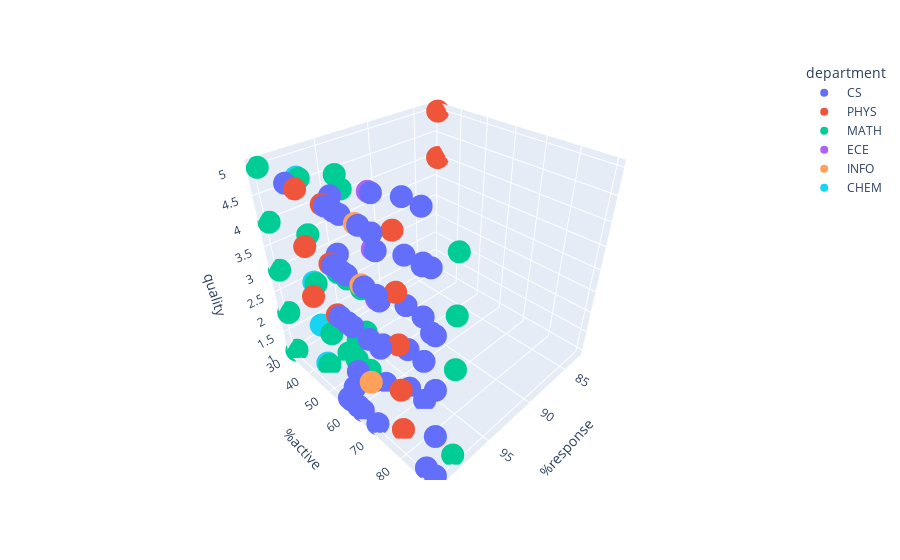

This figure's notebook cell:
### Code cell
#3d scatter plot against enrolled, %active and quality
fig = px.scatter()
fig = px.scatter_3d(all_data, x = '%response', y = '%active', z = 'quality', color = 'department')
fig.show()

### Figure 1 — Plotly figure (JSON) as saved in the notebook; plotly's stock layout.template omitted (floating-point values rounded to 4 significant figures; data arrays with more than 128 entries replaced by an {"elided": "..."} marker saying what was removed)
{"data": [{"hovertemplate": "department= CS<br>%response=%{x}<br>%active=%{y}<br>quality=%{z}<extra></extra>", "legendgroup": " CS", "marker": {"color": "#636efa", "symbol": "circle"}, "mode": "markers", "name": " CS", "scene": "scene", "showlegend": true, "type": "scatter3d", "x": {"elided": "254 int values"}, "y": {"elided": "254 int values"}, "z": {"elided": "254 int values"}}, {"hovertemplate": "department= PHYS<br>%response=%{x}<br>%active=%{y}<br>quality=%{z}<extra></extra>", "legendgroup": " PHYS", "marker": {"color": "#EF553B", "symbol": "circle"}, "mode": "markers", "name": " PHYS", "scene": "scene", "showlegend": true, "type": "scatter3d", "x": [100, 100, 100, 100, 100, 100, 100, 100, 99, 99, 99, 99, 99, 99, 99, 99, 99, 83, 83, 83, 83, 83, 83], "y": [47, 57, 47, 57, 47, 57, 47, 57, 75, 75, 75, 75, 75, 75, 75, 75, 75, 32, 32, 32, 32, 32, 32], "z": [3, 3, 4, 4, 4, 4, 5, 5, 2, 2, 1, 1, 1, 5, 3, 1, 4, 5, 5, 5, 5, 5, 4]}, {"hovertemplate": "department= MATH<br>%response=%{x}<br>%active=%{y}<br>quality=%{z}<extra></extra>", "legendgroup": " MATH", "marker": {"color": "#00cc96", "symbol": "circle"}, "mode": "markers", "name": " MATH", "scene": "scene", "showlegend": true, "type": "scatter3d", "x": [99, 98, 99, 98, 99, 98, 99, 98, 99, 98, 99, 98, 99, 98, 100, 100, 100, 100, 100, 100, 100, 100, 100, 97, 97, 97, 97, 98, 98, 98, 98, 98, 98, 98, 98, 98, 98, 97, 97, 97, 97, 97, 97, 99], "y": [43, 89, 43, 89, 43, 89, 43, 89, 43, 89, 43, 89, 43, 89, 31, 31, 31, 31, 31, 31, 31, 31, 31, 47, 47, 47, 47, 54, 54, 54, 54, 54, 54, 54, 54, 54, 54, 53, 53, 53, 53, 43, 43, 47], "z": [5, 5, 5, 5, 4, 4, 1, 1, 5, 5, 4, 4, 3, 3, 5, 1, 4, 3, 4, 4, 4, 2, 4, 3, 5, 5, 1, 5, 5, 5, 2, 5, 5, 5, 5, 1, 1, 1, 2, 3, 3, 1, 3, 2]}, {"hovertemplate": "department= ECE<br>%response=%{x}<br>%active=%{y}<br>quality=%{z}<extra></extra>", "legendgroup": " ECE", "marker": {"color": "#ab63fa", "symbol": "circle"}, "mode": "markers", "name": " ECE", "scene": "scene", "showlegend": true, "type": "scatter3d", "x": [97, 97, 97, 97, 97], "y": [59, 59, 59, 59, 59], "z": [3, 4, 4, 5, 5]}, {"hovertemplate": "department= INFO<br>%response=%{x}<br>%active=%{y}<br>quality=%{z}<extra></extra>", "legendgroup": " INFO", "marker": {"color": "#FFA15A", "symbol": "circle"}, "mode": "markers", "name": " INFO", "scene": "scene", "showlegend": true, "type": "scatter3d", "x": [100, 100, 100, 100, 100], "y": [68, 68, 68, 68, 68], "z": [4, 5, 2, 5, 4]}, {"hovertemplate": "department= CHEM<br>%response=%{x}<br>%active=%{y}<br>quality=%{z}<extra></extra>", "legendgroup": " CHEM", "marker": {"color": "#19d3f3", "symbol": "circle"}, "mode": "markers", "name": " CHEM", "scene": "scene", "showlegend": true, "type": "scatter3d", "x": [99, 99, 99, 99, 99], "y": [42, 42, 42, 42, 42], "z": [5, 3, 1, 1, 2]}], "layout": {"legend": {"title": {"text": "department"}, "tracegroupgap": 0}, "margin": {"t": 60}, "scene": {"domain": {"x": [0, 1], "y": [0, 1]}, "xaxis": {"title": {"text": "%response"}}, "yaxis": {"title": {"text": "%active"}}, "zaxis": {"title": {"text": "quality"}}}}}
